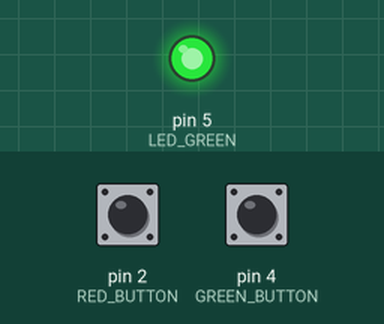
The sketch below on a simulated Arduino Uno, built with avr-gcc and run on an emulated ATmega328P. On the bench: output pins drawn as LEDs (lit = HIGH). The test bench sets the inputs (shaded band); at power-on: pin 2 (RED_BUTTON) HIGH, pin 4 (GREEN_BUTTON) HIGH.

Above: at 1.2 s.
1.3 s: pin 2 (RED_BUTTON) pulled LOW for 1 s
At 3.4 s:
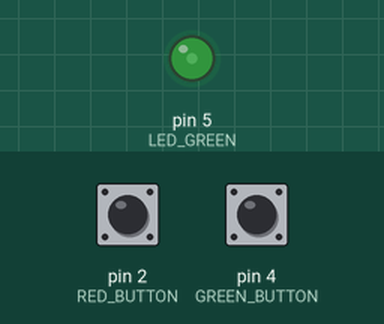
3.8 s: pin 2 (RED_BUTTON) pulled LOW for 3.2 s
At 4.4 s:
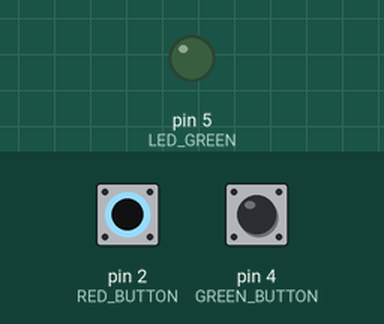
8.5 s: pin 4 (GREEN_BUTTON) pulled LOW for 0.15 s
At 9.1 s:
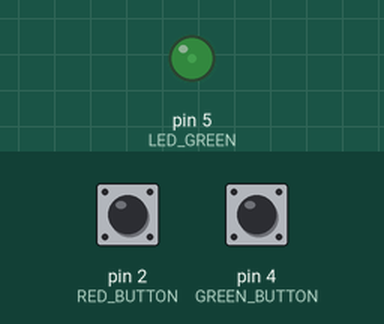
10.1 s: pin 4 (GREEN_BUTTON) pulled LOW for 1 s
At 11.6 s:
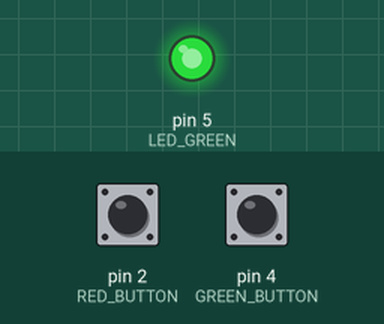
Timing chart, 0 to 13.1 s (numbered marks = the images above; inputs shaded):
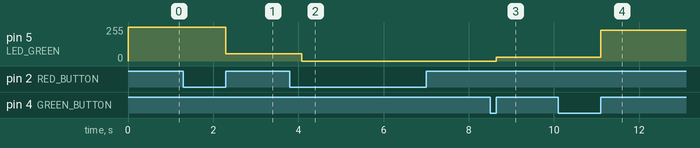

Measured:
- after the input at 1.3 s, pin 5 (LED_GREEN): 255/255 → 56/255 after 1.0 s
- after the input at 3.8 s, pin 5 (LED_GREEN): 56/255 → 0/255 after 0.28 s
- after the input at 8.5 s, pin 5 (LED_GREEN): 0/255 → 30/255 after 0.15 s
- after the input at 10.1 s, pin 5 (LED_GREEN): 30/255 → 229/255 after 1.0 s

The sketch:

lab2_b.ino
```cpp
#define LED_GREEN 5

#define RED_BUTTON 2
#define GREEN_BUTTON 4


void initRGB()
{
  pinMode(LED_GREEN, OUTPUT);
  digitalWrite(LED_GREEN, HIGH);
}

void initButtons()
{
  pinMode(RED_BUTTON, INPUT_PULLUP);
  pinMode(GREEN_BUTTON, INPUT_PULLUP);
}

void setup()
{
  initRGB();
  initButtons();
}

int brightness = 255;

void loop() {

  if (digitalRead(GREEN_BUTTON) == LOW && brightness < 255)
  {
    brightness++;
  }

  if (digitalRead(RED_BUTTON) == LOW && brightness > 0)
  {
    brightness--;
  }

  analogWrite(LED_GREEN, brightness);
  delay(5);
}
```
